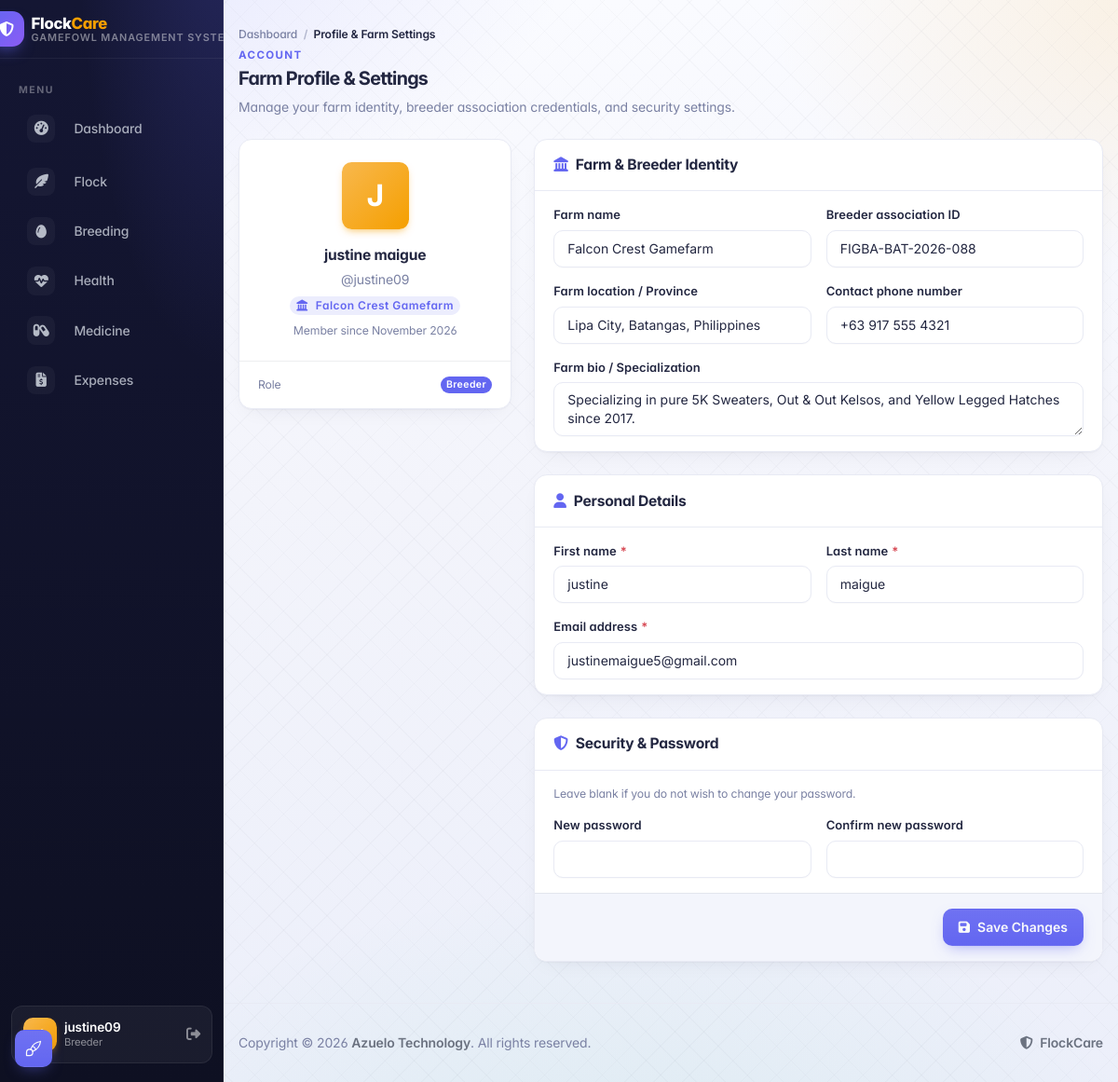
The app's page /users/profile/ (signed in) with its own data.
### apps/users/models.py (models this page shows, shortened)
class UserProfile(models.Model):
    user = models.OneToOneField(User, on_delete=models.CASCADE, related_name='profile')
    farm_name = models.CharField(max_length=150, blank=True, default='')
    contact_number = models.CharField(max_length=30, blank=True, default='')
    location = models.CharField(max_length=200, blank=True, default='')
    association_id = models.CharField(
        max_length=100,
        blank=True,
        default='',
        help_text="FIGBA, NFGB, or local club membership ID",
    )
    bio = models.TextField(blank=True, default='')

### apps/users/views.py (the view, shortened to what this page needs)
# urls.py: path('profile/', views.user_profile_page, name='profile'),
@login_required(login_url='login')
def user_profile_page(request):
    profile, _ = UserProfile.objects.get_or_create(user=request.user)
    return render(request, 'users/profile.html', {'profile': profile})

### templates/users/profile.html (shortened to what this page needs)
{% extends "theme/base.html" %}
{% block content %}
  <div class="page-header d-print-none mb-4" aria-label="Page header">
    <div class="row align-items-center">
      <div class="col">
        <nav aria-label="Breadcrumb">
          <ol class="dh-breadcrumb">
            <li><a href="{% url 'dashboard' %}">Dashboard</a></li>
            <li class="is-current">Profile &amp; Farm Settings</li>
          </ol>
        </nav>
        <div class="page-pretitle">Account</div>
        <h2 class="page-title mb-0">Farm Profile &amp; Settings</h2>
        <p class="dh-page-subtitle">
          Manage your farm identity, breeder association credentials, and security settings.
        </p>
      </div>
    </div>
  </div>
  <div class="row g-4">
    <div class="col-lg-4">
      <div class="card">
        <div class="card-body text-center p-4">
          <div class="dh-avatar mb-3 mx-auto" style="width: 72px; height: 72px; font-size: 2rem;">
            {{ user.username|first|upper }}
          </div>
          <h3 class="card-title mb-1">{{ user.get_full_name|default:user.username }}</h3>
          <div class="text-muted mb-2">@{{ user.username }}</div>
          {% if profile.farm_name %}
            <span class="badge bg-primary-lt mb-2"><i class="fas fa-landmark me-1"></i>{{ profile.farm_name }}</span>
          {% endif %}
          <div class="text-muted small">
            Member since {{ user.date_joined|date:"F Y" }}
          </div>
        </div>
        <div class="card-footer bg-light-lt">
          <div class="d-flex justify-content-between align-items-center small text-muted">
            <span>Role</span>
            <span class="badge {% if user.is_superuser %}bg-red text-white{% else %}bg-primary text-white{% endif %}">
              {% if user.is_superuser %}Administrator{% else %}Breeder{% endif %}
            </span>
          </div>
        </div>
      </div>
    </div>
    <div class="col-lg-8">
      <form method="POST" action="{% url 'users:profile' %}">
        <div class="card mb-4">
          <div class="card-header">
            <h3 class="card-title"><i class="fas fa-landmark text-primary me-2"></i>Farm &amp; Breeder Identity</h3>
          </div>
          <div class="card-body">
            <div class="row g-3">
              <div class="col-md-6">
                <label class="form-label">Farm name</label>
                <input type="text" name="farm_name" class="form-control" value="{{ profile.farm_name }}" placeholder="e.g. Sunrise Gamefarm">
              </div>
              <div class="col-md-6">
                <label class="form-label">Breeder association ID</label>
                <input type="text" name="association_id" class="form-control" value="{{ profile.association_id }}" placeholder="e.g. FIGBA / RGBA / Club ID">
              </div>
              <div class="col-md-6">
                <label class="form-label">Farm location / Province</label>
                <input type="text" name="location" class="form-control" value="{{ profile.location }}" placeholder="e.g. Lipa City, Batangas">
              </div>
              <div class="col-md-6">
                <label class="form-label">Contact phone number</label>
                <input type="text" name="contact_number" class="form-control" value="{{ profile.contact_number }}" placeholder="e.g. +63 912 345 6789">
              </div>
              <div class="col-12">
                <label class="form-label">Farm bio / Specialization</label>
                <textarea name="bio" class="form-control" rows="2" placeholder="e.g. Specializing in pure Kelso, Sweaters, and Roundheads since 2018.">{{ profile.bio }}</textarea>
              </div>
            </div>
          </div>
        </div>
        <div class="card mb-4">
          <div class="card-header">
            <h3 class="card-title"><i class="fas fa-user text-primary me-2"></i>Personal Details</h3>
          </div>
          <div class="card-body">
            <div class="row g-3">
              <div class="col-md-6">
                <label class="form-label required">First name</label>
                <input type="text" name="first_name" class="form-control" value="{{ user.first_name }}" required>
              </div>
              <div class="col-md-6">
                <label class="form-label required">Last name</label>
                <input type="text" name="last_name" class="form-control" value="{{ user.last_name }}" required>
              </div>
              <div class="col-12">
                <label class="form-label required">Email address</label>
                <input type="email" name="email" class="form-control" value="{{ user.email }}" required>
              </div>
            </div>
          </div>
        </div>
        <div class="card mb-4">
          <div class="card-header">
            <h3 class="card-title"><i class="fas fa-shield-halved text-primary me-2"></i>Security &amp; Password</h3>
          </div>
          <div class="card-body">
            <p class="text-muted small">Leave blank if you do not wish to change your password.</p>
            <div class="row g-3">
              <div class="col-md-6">
                <label class="form-label">New password</label>
                <input type="password" name="new_password" class="form-control" autocomplete="new-password">
              </div>
              <div class="col-md-6">
                <label class="form-label">Confirm new password</label>
                <input type="password" name="confirm_password" class="form-control" autocomplete="new-password">
              </div>
            </div>
          </div>
          <div class="card-footer text-end">
            <button type="submit" class="btn btn-primary">
              <i class="fas fa-save me-2"></i>Save Changes
            </button>
          </div>
        </div>
      </form>
    </div>
  </div>
{% endblock %}

### templates/theme/sidebar.html (shortened to what this page needs)
<aside class="navbar navbar-vertical navbar-expand-lg navbar-dark dh-sidebar">
  <div class="container-fluid">
    <div class="navbar-brand navbar-brand-autodark dh-brand">
      <a href="{% url 'dashboard' %}" class="d-flex align-items-center gap-2 text-decoration-none">
        <span class="dh-brand-mark">
          <i class="fa-solid fa-shield-halved"></i>
        </span>
        <span class="lh-1">
          <span class="dh-brand-name">Flock<span class="text-warning">Care</span></span>
          <span class="dh-brand-sub">Gamefowl Management System</span>
        </span>
      </a>
    </div>
    <div class="collapse navbar-collapse" id="sidebar-menu">
      <ul class="navbar-nav pt-lg-2 py-lg-2">
        <li class="nav-item">
          <span class="dh-nav-section">
            Menu
          </span>
        </li>
        <li class="nav-item mb-1">
          <a class="nav-link {% if request.resolver_match.url_name == 'dashboard' %}active{% endif %}" href="{% url 'dashboard' %}" data-turbo-frame="main-content">
            <span class="nav-link-icon">
              <i class="fa-solid fa-gauge-high"></i>
            </span>
            <span class="nav-link-title">Dashboard</span>
          </a>
        </li>
        <li class="nav-item">
          <a class="nav-link " href="{% url 'info:info_list' %}" data-turbo-frame="main-content">
            <span class="nav-link-icon">
              <i class="fa-solid fa-feather-pointed"></i>
            </span>
            <span class="nav-link-title">Flock</span>
          </a>
        </li>
        <li class="nav-item">
          <a class="nav-link {% if request.resolver_match.url_name == 'breeding_list' %}active{% endif %}" href="{% url 'info:breeding_list' %}" data-turbo-frame="main-content">
            <span class="nav-link-icon">
              <i class="fa-solid fa-egg"></i>
            </span>
            <span class="nav-link-title">Breeding</span>
          </a>
        </li>
        <li class="nav-item">
          <a class="nav-link {% if request.resolver_match.url_name == 'health_list' %}active{% endif %}" href="{% url 'info:health_list' %}" data-turbo-frame="main-content">
            <span class="nav-link-icon">
              <i class="fa-solid fa-heart-pulse"></i>
            </span>
            <span class="nav-link-title">Health</span>
          </a>
        </li>
        <li class="nav-item">
          <a class="nav-link {% if request.resolver_match.url_name == 'medicine_list' %}active{% endif %}" href="{% url 'info:medicine_list' %}" data-turbo-frame="main-content">
            <span class="nav-link-icon">
              <i class="fa-solid fa-capsules"></i>
            </span>
            <span class="nav-link-title">Medicine</span>
          </a>
        </li>
        <li class="nav-item">
          <a class="nav-link {% if request.resolver_match.url_name == 'expense_list' %}active{% endif %}" href="{% url 'info:expense_list' %}" data-turbo-frame="main-content">
            <span class="nav-link-icon">
              <i class="fa-solid fa-file-invoice-dollar"></i>
            </span>
            <span class="nav-link-title">Expenses</span>
          </a>
        </li>
        <li class="nav-item mt-auto dh-nav-sidebar-footer">
          <div class="dh-user-card">
            <a href="{% url 'users:profile' %}" class="d-flex align-items-center gap-2 text-decoration-none text-white min-w-0 w-100" data-turbo-frame="main-content" title="View Farm Profile & Settings">
              <span class="dh-avatar">{{ user.username|first|upper }}</span>
              <span class="min-w-0 flex-grow-1">
                <span class="dh-user-name">{{ user.username }}</span>
                <span class="dh-user-role">
                  {% if user.is_superuser %}Administrator{% elif user.is_authenticated %}Breeder{% endif %}
                </span>
              </span>
            </a>
            {% if user.is_authenticated %}
            <a href="{% url 'logout' %}" class="dh-user-logout" title="Logout">
              <i class="fas fa-sign-out-alt"></i>
            </a>
            {% endif %}
          </div>
        </li>
      </ul>
    </div>
  </div>
</aside>

### records on screen
UserProfile: farm_name "Falcon Crest Gamefarm", association_id "FIGBA-BAT-2026-088", location "Lipa City, Batangas, Philippines", contact_number "+63 917 555 4321", bio "Specializing in pure 5K Sweaters, Out & Out Kelsos, and Yellow Legged Hatches since 2017."

### other values on screen
{{ user.username }} "justine09"
{{ user.username|first|upper }} "J"
{{ user.get_full_name|default:user.username }} "justine maigue"
{{ user.date_joined|date:"F Y" }} "November 2026"
